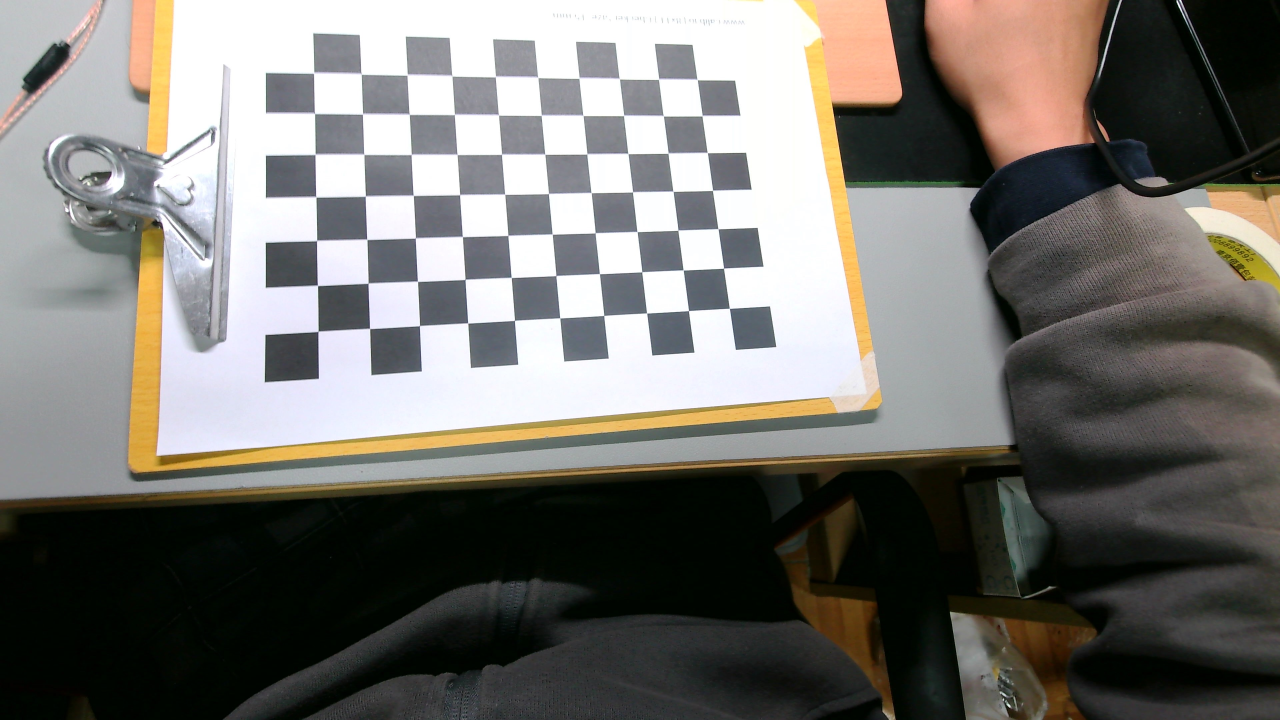
#> input picture cameratest/chessboard/WIN_20240411_18_16_51_Pro.jpg, 3840 x 2160 px (shown at 1/3 size); its folder holds only this picture in this run
$ python run_calib_RGB.py
#> lines starting #> are read from the running program, lines starting #| are printed output that depends on the picture; long printed decimals are rounded
### cameratest/calibrate_helper.py
# -*- coding: utf-8 -*-
"""
Calibrate the Camera with Zhang Zhengyou Method.

By You Zhiyuan, 2022.07.04, zhiyuanyou@foxmail.com
"""

import os
import glob

import cv2
import numpy as np


class Calibrator(object):
    def __init__(self, img_dir, shape_inner_corner, size_grid, visualization=True):
        """
        --parameters--
        img_dir: the directory that save images for calibration, str
        shape_inner_corner: the shape of inner corner, Array of int, (h, w)
        size_grid: the real size of a grid in calibrator, float
        visualization: whether visualization, bool
        """
        self.img_dir = img_dir
        self.shape_inner_corner = shape_inner_corner
        self.size_grid = size_grid
        self.visualization = visualization
        self.mat_intri = None # intrinsic matrix
        self.coff_dis = None # cofficients of distortion

        # create the conner in world space
        w, h = shape_inner_corner
        # cp_int: corner point in int form, save the coordinate of corner points in world sapce in 'int' form
        # like (0,0,0), (1,0,0), (2,0,0) ...., (10,7,0)
        cp_int = np.zeros((w * h, 3), np.float32)
        cp_int[:,:2] = np.mgrid[0:w,0:h].T.reshape(-1,2)
        # cp_world: corner point in world space, save the coordinate of corner points in world space
        self.cp_world = cp_int * size_grid

        # images
        self.img_paths = []
        for extension in ["jpg", "png", "jpeg"]:
            self.img_paths += glob.glob(os.path.join(img_dir, "*.{}".format(extension)))
        assert len(self.img_paths), "No images for calibration found!"


    def calibrate_camera(self):
        w, h = self.shape_inner_corner
        # criteria: only for subpix calibration, which is not used here
        # criteria = (cv2.TERM_CRITERIA_EPS + cv2.TERM_CRITERIA_MAX_ITER, 30, 0.001)
        points_world = [] # the points in world space
        points_pixel = [] # the points in pixel space (relevant to points_world)
        for img_path in self.img_paths:
            img = cv2.imread(img_path)
#> img is the input picture: shape (2160, 3840, 3); mean B, G, R 110.7, 115.5, 117.8
            gray_img = cv2.cvtColor(img, cv2.COLOR_BGR2GRAY)
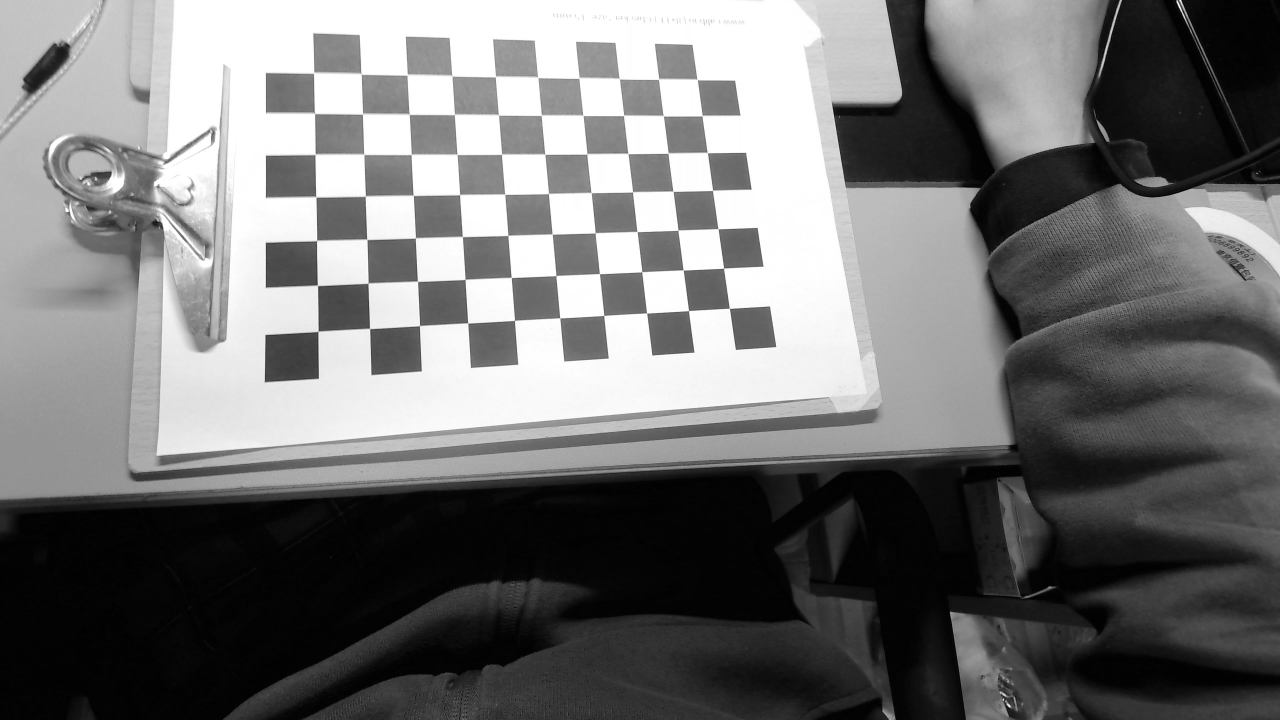
#> gray_img: shape (2160, 3840) (shown at 1/3 size); min 0, max 255, mean 115.6
            # find the corners, cp_img: corner points in pixel space
            ret, cp_img = cv2.findChessboardCorners(gray_img, (w, h), None)
#> ret = True; cp_img = 70 rows, first 8: [2188.7, 925.5], [2066.4, 933], [1940.7, 939.7], [1812.3, 947.1], [1680.2, 954.4], [1544.4, 961.9], [1404.4, 969.9], [1259.6, 977.3]
            # if ret is True, save
            if ret:
                # cv2.cornerSubPix(gray_img, cp_img, (11,11), (-1,-1), criteria)
                points_world.append(self.cp_world)
                points_pixel.append(cp_img)
                # view the corners
                if self.visualization:
                    cv2.drawChessboardCorners(img, (w, h), cp_img, ret)
                    cv2.imshow('FoundCorners', cv2.resize(img,(1280,720)))
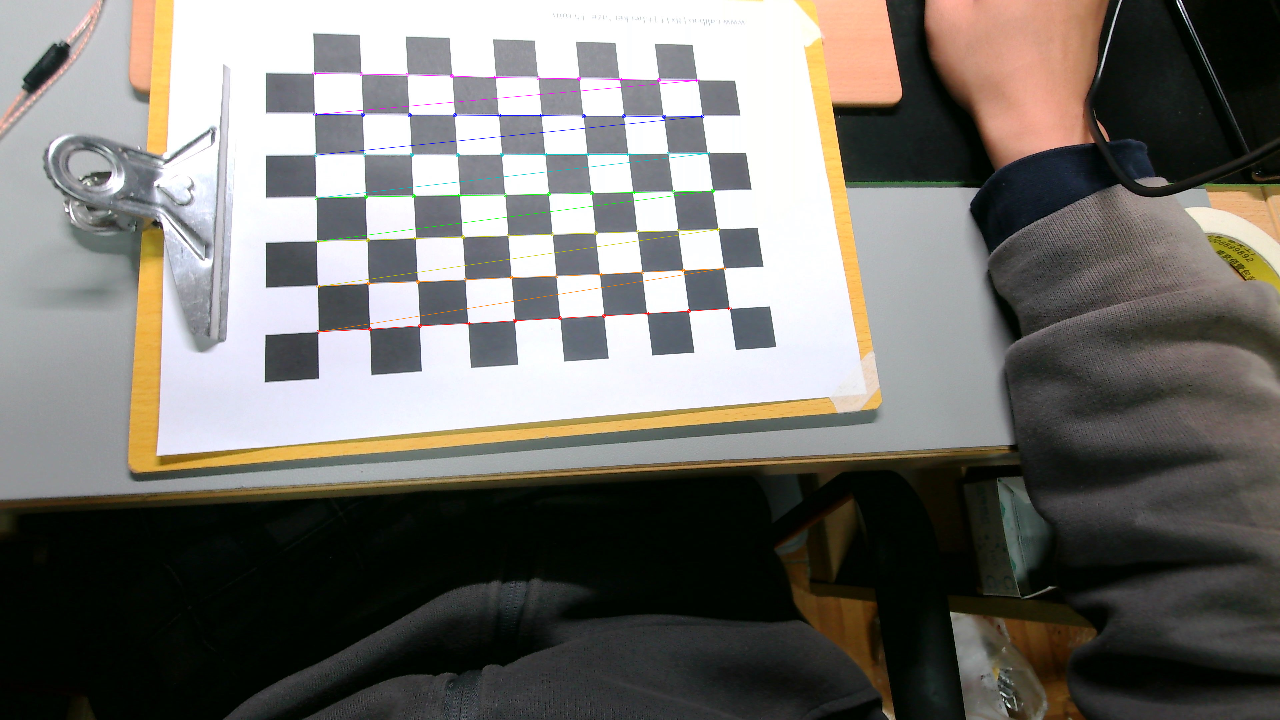
#> window 'FoundCorners': shape (720, 1280, 3); mean B, G, R 110.4, 115.2, 117.6
                    cv2.waitKey(500)

        # calibrate the camera
        ret, mat_intri, coff_dis, v_rot, v_trans = cv2.calibrateCamera(points_world, points_pixel, gray_img.shape[::-1], None, None)
#> ret = 0.871; mat_intri = [[2094.4, 0, 1899.6], [0, 2088, 1034.2], [0, 0, 1]]; coff_dis = [[0.0712, -0.0447, 0.00457, 0.00484, -0.0466]]; v_rot = ([-0.317, 0.335, 3.02],); v_trans = ([0.034, -0.0128, 0.247],)
        print ("ret: {}".format(ret))
#| ret: 0.8709
        print ("intrinsic matrix: \n {}".format(mat_intri))
#| intrinsic matrix:
#|  [[2.09438532e+03 0.00000000e+00 1.89963562e+03]
#|  [0.00000000e+00 2.08801426e+03 1.03417210e+03]
#|  [0.00000000e+00 0.00000000e+00 1.00000000e+00]]
        # in the form of (k_1, k_2, p_1, p_2, k_3)
        print ("distortion cofficients: \n {}".format(coff_dis))
#| distortion cofficients:
#|  [[ 0.07117 -0.04465  0.004572  0.004841 -0.04661]]
        print ("rotation vectors: \n {}".format(v_rot))
#| rotation vectors:
#|  (array([[-0.3165 ],
#|        [ 0.3351 ],
#|        [ 3.019]]),)
        print ("translation vectors: \n {}".format(v_trans))
#| translation vectors:
#|  (array([[ 0.03396],
#|        [-0.01278 ],
#|        [ 0.2467]]),)

        # calculate the error of reproject
        total_error = 0
        for i in range(len(points_world)):
            points_pixel_repro, _ = cv2.projectPoints(points_world[i], v_rot[i], v_trans[i], mat_intri, coff_dis)
            error = cv2.norm(points_pixel[i], points_pixel_repro, cv2.NORM_L2) / len(points_pixel_repro)
            total_error += error
#> this loop made 1 pass
#> (error, total_error) on pass 1: (0.104, 0.104)
#> after the loop, total_error = 0.104
        print("Average error of reproject: {}".format(total_error / len(points_world)))
#| Average error of reproject: 0.1041

        self.mat_intri = mat_intri
#> self.mat_intri has the same summary as mat_intri
        self.coff_dis = coff_dis
#> self.coff_dis = [[0.0712, -0.0447, 0.00457, 0.00484, -0.0466]]
        return mat_intri, coff_dis


    # [17 lines left out: function dedistortion, not called in this run]

### cameratest/run_calib_RGB.py
# -*- coding: utf-8 -*-
"""
Calibrate the Camera with Zhang Zhengyou Method.
Picture File Folder: "./pic/RGB_camera_calib_img/", Without Distortion.

By You Zhiyuan, 2022.07.04, zhiyuanyou@foxmail.com
"""

import os

from calibrate_helper import Calibrator


def main():
    img_dir = "./cameratest/chessboard"
    shape_inner_corner = (10, 7)
    size_grid = 0.015
    # create calibrator
    calibrator = Calibrator(img_dir, shape_inner_corner, size_grid)
    # calibrate the camera
    mat_intri, coff_dis = calibrator.calibrate_camera()
#> coff_dis = [[0.0712, -0.0447, 0.00457, 0.00484, -0.0466]]
    print("Camera Matrix: \n", mat_intri)
#| Camera Matrix:
#|  [[2.09438532e+03 0.00000000e+00 1.89963562e+03]
#|  [0.00000000e+00 2.08801426e+03 1.03417210e+03]
#|  [0.00000000e+00 0.00000000e+00 1.00000000e+00]]
    print("Distortion Coefficients: \n", coff_dis)
#| Distortion Coefficients:
#|  [[ 0.07117 -0.04465  0.004572  0.004841 -0.04661]]

if __name__ == '__main__':
    main()
